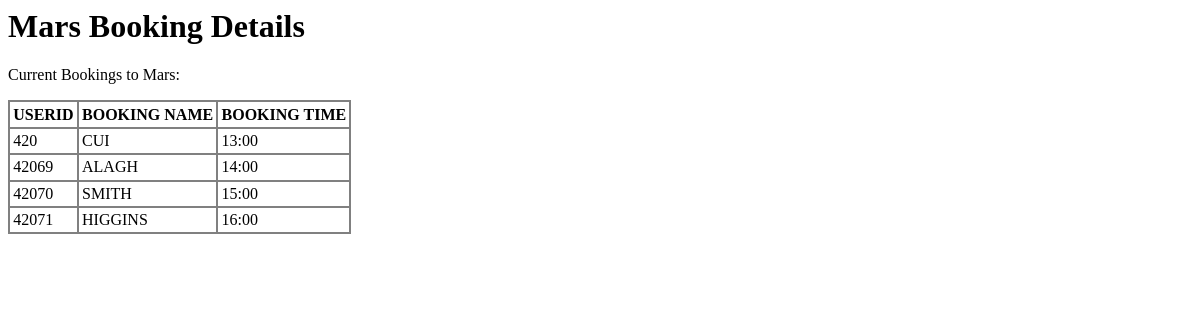
Before: / with the older database file.
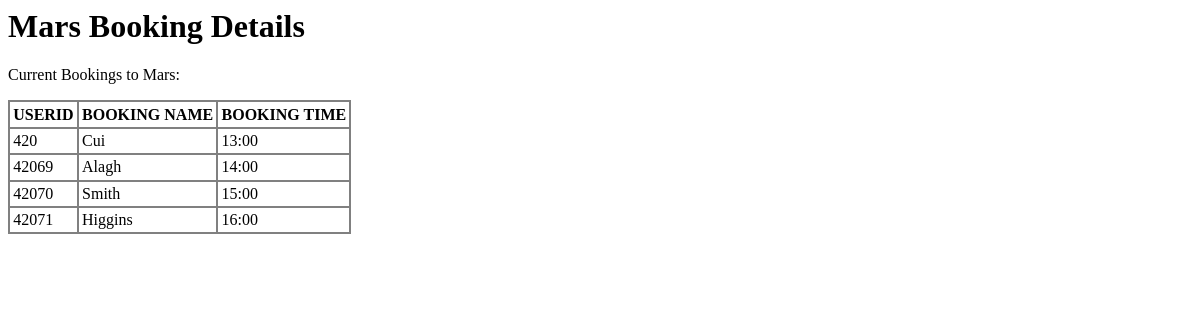
After: the same page with the newer database file.
### tables this page shows
CREATE TABLE schedule (
  bookingID INTEGER(10) NOT NULL, 
  bookingName varchar(10) NOT NULL,  
  time varchar(10) NOT NULL UNIQUE
);

### www/index.php (the view, shortened to what this page needs)
<!DOCTYPE HTML PUBLIC "-//IETF//DTD HTML//EN">
<html>
<head><title>Mars Reservation Booking Details</title>
</head>
  <body>
  <h1>Mars Booking Details</h1>
  <p>Current Bookings to Mars:</p>
        <table border="5">
        <tr><th>USERID</th><th>BOOKING NAME</th><th>BOOKING TIME</th></tr>
        <?php
        $db_host   = '192.168.2.13';
        $db_name   = 'bookings';
        $db_user   = 'user1';
        $db_passwd = 'password1234';
        $pdo_dsn = "mysql:host=$db_host;dbname=$db_name";
        $pdo = new PDO($pdo_dsn, $db_user, $db_passwd);
        $q = $pdo->query("SELECT * FROM schedule");
        while($row = $q->fetch()){
          echo "<tr><td>".$row["bookingID"]."</td><td>".$row["bookingName"]."</td><td>".$row["time"]."</td></tr>\n";
        }
        ?>
        </table>
  </body>
</html>

### www/index.php (style rules this page uses)
th { text-align: left; }
table, th, td { border: 2px solid grey; border-collapse: collapse; }
th, td { padding: 0.2em; }

Changed rows visible on the page:
changed schedule id 420: bookingName "CUI" → "Cui"
changed schedule id 42069: bookingName "ALAGH" → "Alagh"
changed schedule id 42070: bookingName "SMITH" → "Smith"
changed schedule id 42071: bookingName "HIGGINS" → "Higgins"
